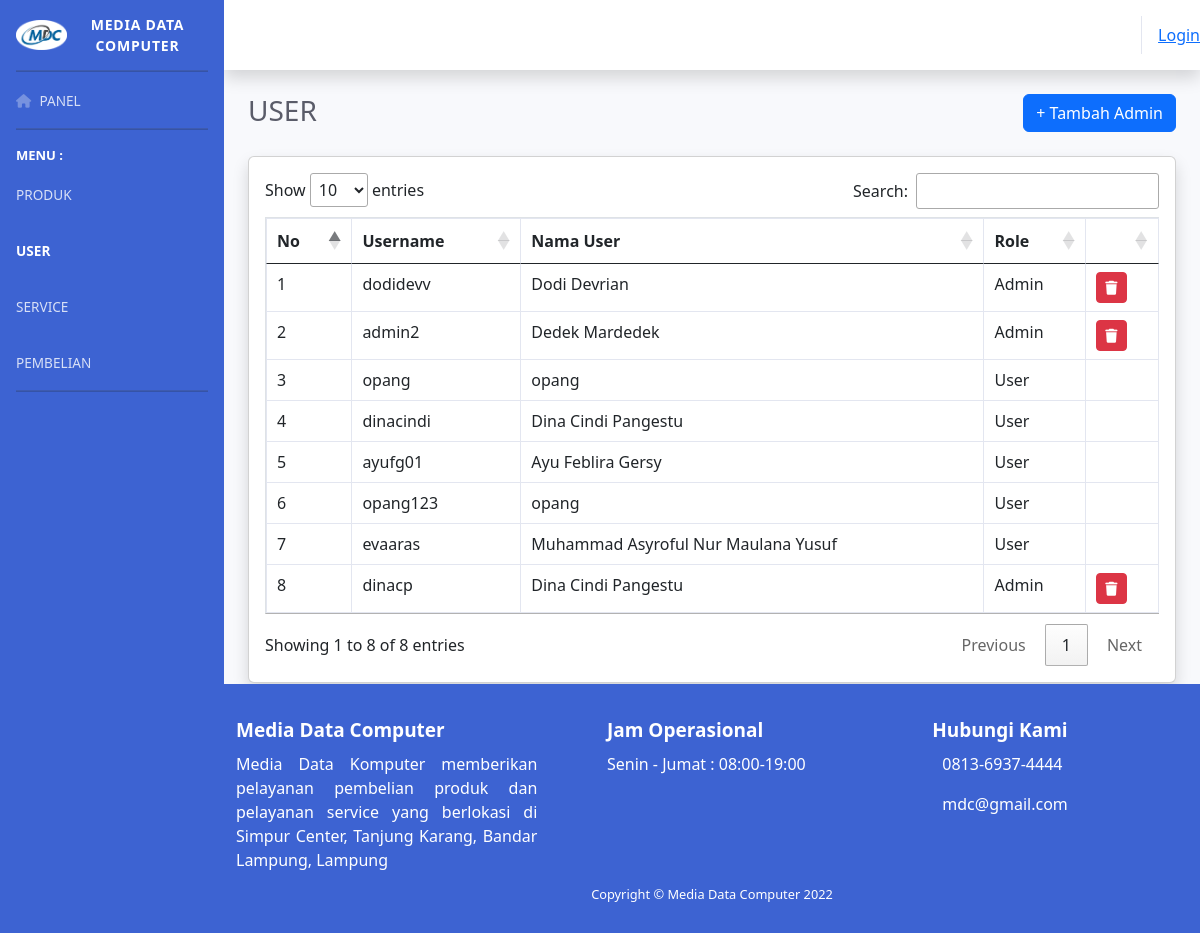
The page /index.php/owner/user on the database its author committed.
### tables this page shows
CREATE TABLE `user` (
  `id_user` int(4) NOT NULL,
  `username` varchar(10) NOT NULL,
  `nama_user` varchar(50) NOT NULL,
  `password` varchar(20) NOT NULL,
  `role` text NOT NULL
);

### application/controllers/owner/User.php (called while the page is built, shortened)
<?php
class User extends CI_Controller{
	public function __construct(){
		$this->load->helpers(['menuAktif']);
	}
	public function index() {
		$data['user'] = $this->Model_user->tampil_data()->result();
		$this->load->view('owner/templates/header');
		$this->load->view('owner/templates/sidebar');
		$this->load->view('owner/templates/navbar');
		$this->load->view('owner/menu/user/list-user',$data);
		$this->load->view('owner/templates/footer');
	}
}

### index.php (called while the page is built, shortened)
<?php
require_once BASEPATH.'core/CodeIgniter.php';

### application/models/Model_user.php (called while the page is built, shortened)
<?php
class Model_user extends CI_Model{
	public function tampil_data(){
		return $this->db->get('user');
	}
}

### application/views/owner/menu/user/list-user.php (the view)
<div class="container-fluid" style="margin-bottom: 250px">
	<div id="content">
	    <div class="container-fluid">
	        <div class="top-bar">
	        	<h1 class="h3 mb-2 text-gray-800">USER</h1>
	        	<a href="user/tambah_admin" class="btn-tambah-user">
	        		<button type="button" class="btn btn-primary">+ Tambah Admin</button>
	        	</a>
	        </div>
	        <div class="card shadow mb-4">
	            <div class="card-body">
	                <div class="table-responsive">
	                    <table class="table table-bordered" id="dataTable" width="100%" cellspacing="0">
	                        <thead>
	                            <tr>
	                            	<th>No</th>
	                                <th>Username</th>
	                                <th>Nama User</th>
	                                <th>Role</th>
	                                <th>&nbsp;</th>
	                            </tr>
	                        </thead>
	                        <tbody>
	                        	<?php
	                        	$no=1;
	                        	foreach ($user as $user) :
	                        		if (($user->role == 1) || ($user->role == 2)) { ?>
	                        	<tr>
	                        		<td><?php echo $no++ ?></td>
	                                <td><?php echo $user->username ?></td>
	                                <td><?php echo $user->nama_user ?></td>
	                                <td>
	                                	<?php if ($user->role == 1) {
	                                	echo 'Admin';
	                                } else echo 'User'; ?>
	                                </td>
	                                <td onclick="javascript: return confirm('Yakin Untuk Menghapus Data Ini?')">
	                                	<?php if ($user->role == 1) {
	                                		echo anchor('owner/user/delete/' .$user->id_user, '<div class="btn btn-danger btn-sm"><li class="fa fa-trash"></div>');
	                                	} ?>
	                                </td>
	                            </tr>
	                        	<?php }; endforeach; ?>
	                        </tbody>
	                    </table>
	                </div>
	            </div>
	        </div>
	    </div>
	</div>
</div>

### assets/css/admin_style.css (style rules this page uses)
.top-bar { display: flex; justify-content: space-between; margin-bottom: 20px; }

### rows shown on the page
user: username "dodidevv", nama_user "Dodi Devrian", role "Admin"
user: username "admin2", nama_user "Dedek Mardedek", role "Admin"
user: username "opang", nama_user "opang", role "User"
user: username "dinacindi", nama_user "Dina Cindi Pangestu", role "User"
user: username "ayufg01", nama_user "Ayu Feblira Gersy", role "User"
user: username "opang123", nama_user "opang", role "User"
user: username "evaaras", nama_user "Muhammad Asyroful Nur Maulana Yusuf", role "User"
user: username "dinacp", nama_user "Dina Cindi Pangestu", role "Admin"

### other values the page prints
anchor('auth/login', 'Login') "Login"
